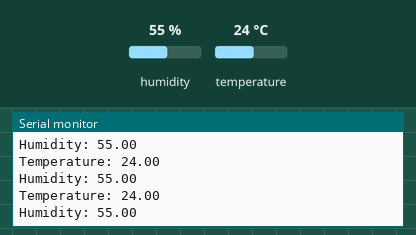
A sketch run on a simulated Arduino Uno, built with avr-gcc and run on an emulated ATmega328P. Parts: the last lines printed to the serial monitor. The inputs (shaded band) are chosen by the test bench; at power-on: humidity 55 %, temperature 24 °C.

Above: at 4.3 s.
4.4 s: humidity set to 22 %
At 7.8 s:
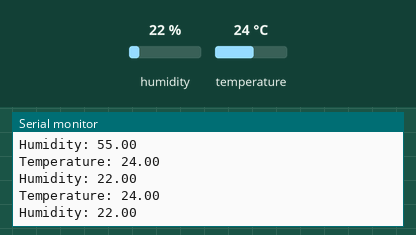
7.9 s: temperature set to 12 °C
At 9.3 s:
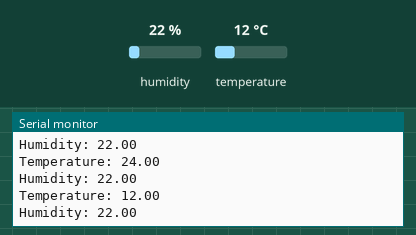
11.4 s: humidity set to 40 %
At 14.9 s:
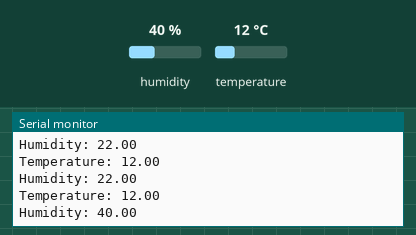
Timing chart, 0 to 16.4 s (numbered marks = the images above; inputs shaded):
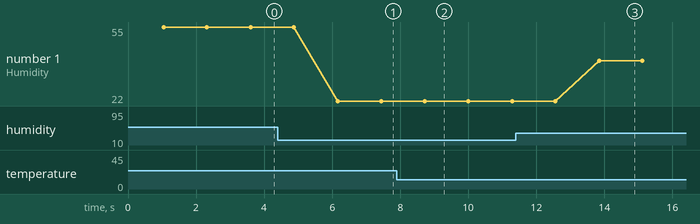

Measured:
- after the input at 4.4 s, the serial monitor: prints a new line after 1.8 s (image 1)
- after the input at 7.9 s, the serial monitor: prints a new line after 0.81 s (image 2)
- after the input at 11.4 s, the serial monitor: prints a new line after 2.5 s (image 3)
- plotted number 1: 55 → 22 after the input at 4.4 s, 22 → 40 after the input at 11.4 s

The sketch:

Truyen_DoAm.ino
```cpp
#define PIN_SEND 3
#include <IRremote.h>
#include <DHT.h>
#define DHT11Pin 4
#define DHTType DHT11
DHT HT(DHT11Pin, DHTType);

float tempC;
float humidity;

void setup() {
  HT.begin();
  Serial.begin(9600);
  IrSender.begin(PIN_SEND);
}

void loop() {
  delay(1000);
  tempC = HT.readTemperature();
  humidity = HT.readHumidity();
  Serial.print("Temperature: ");
  Serial.println(tempC);
  Serial.print("Humidity: ");
  Serial.println(humidity);
  if (tempC > 29 && humidity >75) {
    IrSender.sendNECRaw(1);
    delay(200);
  }
  else{
    IrSender.sendNECRaw(2);
    delay(200);
  }

}
```
